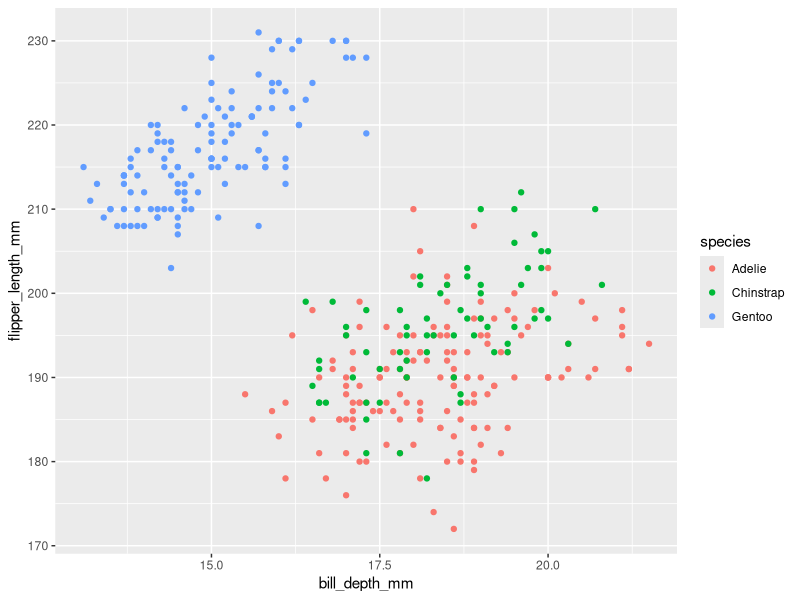
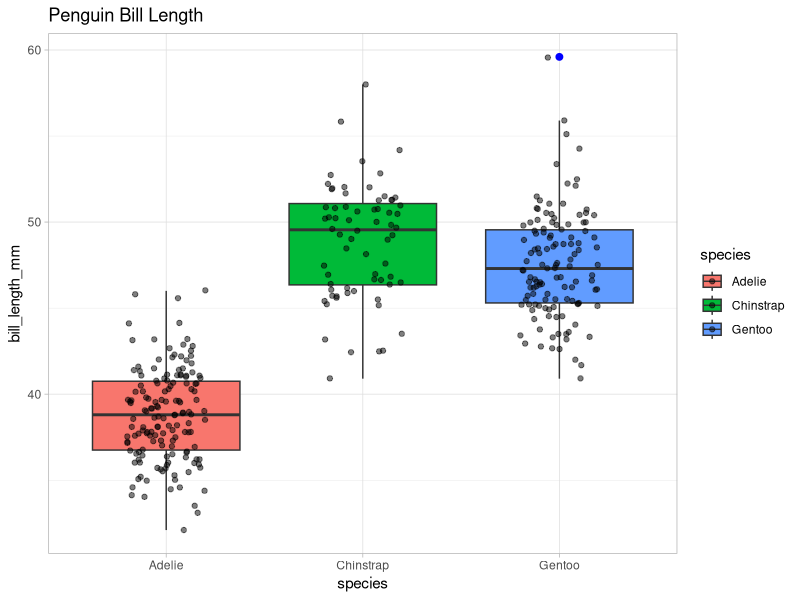

These charts were generated, in order, by the following R code:
## ---- chunk 1
#Libraries
library(tidyverse)
library(palmerpenguins)

## ---- chunk 2
library(palmerpenguins)
data(package = 'palmerpenguins')

ggplot(penguins, aes(x = bill_depth_mm , y = flipper_length_mm, color = species)) +
geom_point()

## ---- chunk 3
# Investigating variability accross species
ggplot(penguins, aes(x = species, y = bill_length_mm, fill=species)) +
geom_boxplot(outlier.colour = "blue", outlier.size = 2) +
geom_jitter(width=0.2, alpha = 0.5) + # 1 flower, 1 dot
labs(title="Penguin Bill Length") +
theme_light()

